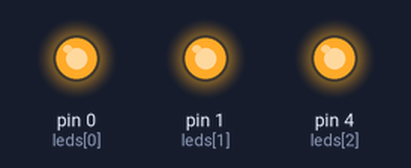
Simulated run of this sketch. Board: Arduino Uno, built with avr-gcc and run on an emulated ATmega328P. On the bench: output pins drawn as LEDs (lit = HIGH). Random numbers use the default seed unless the sketch sets one.

Above: at 0.1 s.
Timing chart, 0 to 1.6 s (numbered marks = the images above):
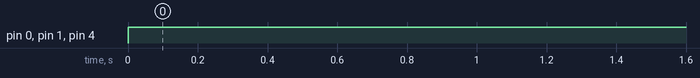

The sketch:

three-leds-candle-flicker.ino
```cpp
// three-leds-candle-flicker
// Scott W. Vincent
// https://github.com/swvincent/tiny-halloween
//
// Flicker three LEDs to give a flickering candle effect. I used it with red,
// yellow and amber LEDs inside a plastic jack 'o lantern.
//
// Based on:
// https://www.instructables.com/id/Realistic-Fire-Effect-with-Arduino-and-LEDs/
// by Mike McRoberts https://about.me/MikeMcRoberts
//
// My program works the same way but using arrays and slight style differences.

int leds [] = { 0, 1, 4};
int pinCount = 3;

void setup()
{
  for (int curPin = 0; curPin < pinCount; curPin++)
  {
    pinMode(leds[curPin], OUTPUT);
  }
}

void loop()
{
  for (int curPin = 0; curPin < pinCount; curPin++)
  {
    analogWrite(leds[curPin], random(120)+135);
  }
  delay(random(100));
}
```

Measured:
- by itself, pin 0 (leds[0]), pin 1 (leds[1]), pin 4 (leds[2]): LOW → HIGH at 0.00 s
